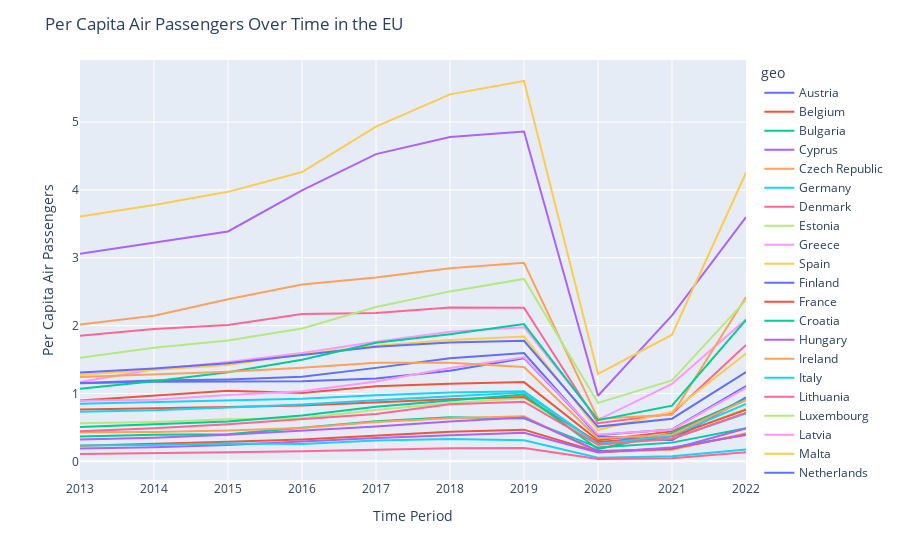
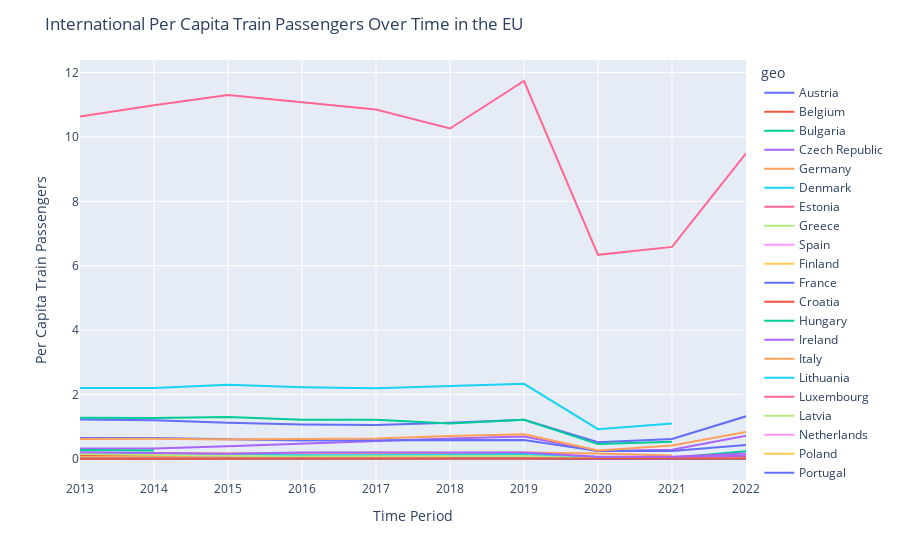

These figures' notebook cell, in order:
### Code cell
fig1 = px.line(df_air_pas_2013, x='TIME_PERIOD', y='per_capita', color='geo')
fig1.update_layout(title_text="Per Capita Air Passengers Over Time in the EU", xaxis_title='Time Period', yaxis_title='Per Capita Air Passengers')
fig1.show()

fig2 = px.line(df_train_pas_2013, x='TIME_PERIOD', y='per_capita', color='geo')
fig2.update_layout(title_text="International Per Capita Train Passengers Over Time in the EU", xaxis_title='Time Period', yaxis_title='Per Capita Train Passengers')
fig2.show()

### Figure 1 — Plotly figure (JSON) as saved in the notebook; plotly's stock layout.template omitted (floating-point values rounded to 4 significant figures)
{"data": [{"hovertemplate": "geo=Austria<br>TIME_PERIOD=%{x}<br>per_capita=%{y}<extra></extra>", "legendgroup": "Austria", "line": {"color": "#636efa", "dash": "solid"}, "marker": {"symbol": "circle"}, "mode": "lines", "name": "Austria", "orientation": "v", "showlegend": true, "type": "scatter", "x": [2013, 2014, 2015, 2016, 2017, 2018, 2019, 2020, 2021, 2022], "xaxis": "x", "y": [1.152, 1.172, 1.178, 1.181, 1.221, 1.334, 1.521, 0.3894, 0.4699, 1.111], "yaxis": "y"}, {"hovertemplate": "geo=Belgium<br>TIME_PERIOD=%{x}<br>per_capita=%{y}<extra></extra>", "legendgroup": "Belgium", "line": {"color": "#EF553B", "dash": "solid"}, "marker": {"symbol": "circle"}, "mode": "lines", "name": "Belgium", "orientation": "v", "showlegend": true, "type": "scatter", "x": [2013, 2014, 2015, 2016, 2017, 2018, 2019, 2020, 2021, 2022], "xaxis": "x", "y": [0.8956, 0.9729, 1.041, 1.006, 1.108, 1.144, 1.168, 0.3105, 0.4416, 0.9069], "yaxis": "y"}, {"hovertemplate": "geo=Bulgaria<br>TIME_PERIOD=%{x}<br>per_capita=%{y}<extra></extra>", "legendgroup": "Bulgaria", "line": {"color": "#00cc96", "dash": "solid"}, "marker": {"symbol": "circle"}, "mode": "lines", "name": "Bulgaria", "orientation": "v", "showlegend": true, "type": "scatter", "x": [2013, 2014, 2015, 2016, 2017, 2018, 2019, 2020, 2021, 2022], "xaxis": "x", "y": [0.3673, 0.3923, 0.3995, 0.4927, 0.5904, 0.6508, 0.6325, 0.2028, 0.2759, 0.4868], "yaxis": "y"}, {"hovertemplate": "geo=Cyprus<br>TIME_PERIOD=%{x}<br>per_capita=%{y}<extra></extra>", "legendgroup": "Cyprus", "line": {"color": "#ab63fa", "dash": "solid"}, "marker": {"symbol": "circle"}, "mode": "lines", "name": "Cyprus", "orientation": "v", "showlegend": true, "type": "scatter", "x": [2013, 2014, 2015, 2016, 2017, 2018, 2019, 2020, 2021, 2022], "xaxis": "x", "y": [3.061, 3.229, 3.388, 3.993, 4.528, 4.779, 4.86, 0.9665, 2.151, 3.599], "yaxis": "y"}, {"hovertemplate": "geo=Czech Republic<br>TIME_PERIOD=%{x}<br>per_capita=%{y}<extra></extra>", "legendgroup": "Czech Republic", "line": {"color": "#FFA15A", "dash": "solid"}, "marker": {"symbol": "circle"}, "mode": "lines", "name": "Czech Republic", "orientation": "v", "showlegend": true, "type": "scatter", "x": [2013, 2014, 2015, 2016, 2017, 2018, 2019, 2020, 2021, 2022], "xaxis": "x", "y": [0.4274, 0.4344, 0.4545, 0.4897, 0.5805, 0.6355, 0.6661, 0.1351, 0.1713, 0.4145], "yaxis": "y"}, {"hovertemplate": "geo=Germany<br>TIME_PERIOD=%{x}<br>per_capita=%{y}<extra></extra>", "legendgroup": "Germany", "line": {"color": "#19d3f3", "dash": "solid"}, "marker": {"symbol": "circle"}, "mode": "lines", "name": "Germany", "orientation": "v", "showlegend": true, "type": "scatter", "x": [2013, 2014, 2015, 2016, 2017, 2018, 2019, 2020, 2021, 2022], "xaxis": "x", "y": [0.8486, 0.8726, 0.9028, 0.9231, 0.9729, 1.016, 1.032, 0.2627, 0.3346, 0.7053], "yaxis": "y"}, {"hovertemplate": "geo=Denmark<br>TIME_PERIOD=%{x}<br>per_capita=%{y}<extra></extra>", "legendgroup": "Denmark", "line": {"color": "#FF6692", "dash": "solid"}, "marker": {"symbol": "circle"}, "mode": "lines", "name": "Denmark", "orientation": "v", "showlegend": true, "type": "scatter", "x": [2013, 2014, 2015, 2016, 2017, 2018, 2019, 2020, 2021, 2022], "xaxis": "x", "y": [1.853, 1.949, 2.01, 2.17, 2.187, 2.269, 2.264, 0.5621, 0.7002, 1.715], "yaxis": "y"}, {"hovertemplate": "geo=Estonia<br>TIME_PERIOD=%{x}<br>per_capita=%{y}<extra></extra>", "legendgroup": "Estonia", "line": {"color": "#B6E880", "dash": "solid"}, "marker": {"symbol": "circle"}, "mode": "lines", "name": "Estonia", "orientation": "v", "showlegend": true, "type": "scatter", "x": [2013, 2014, 2015, 2016, 2017, 2018, 2019, 2020, 2021, 2022], "xaxis": "x", "y": [0.5608, 0.5802, 0.6212, 0.6362, 0.7571, 0.8584, 0.9296, 0.244, 0.3674, 0.7752], "yaxis": "y"}, {"hovertemplate": "geo=Greece<br>TIME_PERIOD=%{x}<br>per_capita=%{y}<extra></extra>", "legendgroup": "Greece", "line": {"color": "#FF97FF", "dash": "solid"}, "marker": {"symbol": "circle"}, "mode": "lines", "name": "Greece", "orientation": "v", "showlegend": true, "type": "scatter", "x": [2013, 2014, 2015, 2016, 2017, 2018, 2019, 2020, 2021, 2022], "xaxis": "x", "y": [1.169, 1.353, 1.466, 1.596, 1.761, 1.909, 1.977, 0.6116, 1.141, 2.092], "yaxis": "y"}, {"hovertemplate": "geo=Spain<br>TIME_PERIOD=%{x}<br>per_capita=%{y}<extra></extra>", "legendgroup": "Spain", "line": {"color": "#FECB52", "dash": "solid"}, "marker": {"symbol": "circle"}, "mode": "lines", "name": "Spain", "orientation": "v", "showlegend": true, "type": "scatter", "x": [2013, 2014, 2015, 2016, 2017, 2018, 2019, 2020, 2021, 2022], "xaxis": "x", "y": [1.276, 1.344, 1.421, 1.578, 1.705, 1.787, 1.838, 0.4616, 0.7329, 1.59], "yaxis": "y"}, {"hovertemplate": "geo=Finland<br>TIME_PERIOD=%{x}<br>per_capita=%{y}<extra></extra>", "legendgroup": "Finland", "line": {"color": "#636efa", "dash": "solid"}, "marker": {"symbol": "circle"}, "mode": "lines", "name": "Finland", "orientation": "v", "showlegend": true, "type": "scatter", "x": [2013, 2014, 2015, 2016, 2017, 2018, 2019, 2020, 2021, 2022], "xaxis": "x", "y": [1.154, 1.191, 1.208, 1.247, 1.377, 1.52, 1.595, 0.3714, 0.3111, 0.941], "yaxis": "y"}, {"hovertemplate": "geo=France<br>TIME_PERIOD=%{x}<br>per_capita=%{y}<extra></extra>", "legendgroup": "France", "line": {"color": "#EF553B", "dash": "solid"}, "marker": {"symbol": "circle"}, "mode": "lines", "name": "France", "orientation": "v", "showlegend": true, "type": "scatter", "x": [2013, 2014, 2015, 2016, 2017, 2018, 2019, 2020, 2021, 2022], "xaxis": "x", "y": [0.765, 0.779, 0.8012, 0.8241, 0.8719, 0.9136, 0.9494, 0.2848, 0.3689, 0.7606], "yaxis": "y"}, {"hovertemplate": "geo=Croatia<br>TIME_PERIOD=%{x}<br>per_capita=%{y}<extra></extra>", "legendgroup": "Croatia", "line": {"color": "#00cc96", "dash": "solid"}, "marker": {"symbol": "circle"}, "mode": "lines", "name": "Croatia", "orientation": "v", "showlegend": true, "type": "scatter", "x": [2013, 2014, 2015, 2016, 2017, 2018, 2019, 2020, 2021, 2022], "xaxis": "x", "y": [0.5075, 0.5466, 0.5879, 0.6743, 0.8046, 0.896, 0.9851, 0.181, 0.4175, 0.9215], "yaxis": "y"}, {"hovertemplate": "geo=Hungary<br>TIME_PERIOD=%{x}<br>per_capita=%{y}<extra></extra>", "legendgroup": "Hungary", "line": {"color": "#ab63fa", "dash": "solid"}, "marker": {"symbol": "circle"}, "mode": "lines", "name": "Hungary", "orientation": "v", "showlegend": true, "type": "scatter", "x": [2013, 2014, 2015, 2016, 2017, 2018, 2019, 2020, 2021, 2022], "xaxis": "x", "y": [0.322, 0.3465, 0.3923, 0.4484, 0.5151, 0.5867, 0.646, 0.1533, 0.1812, 0.4835], "yaxis": "y"}, {"hovertemplate": "geo=Ireland<br>TIME_PERIOD=%{x}<br>per_capita=%{y}<extra></extra>", "legendgroup": "Ireland", "line": {"color": "#FFA15A", "dash": "solid"}, "marker": {"symbol": "circle"}, "mode": "lines", "name": "Ireland", "orientation": "v", "showlegend": true, "type": "scatter", "x": [2013, 2014, 2015, 2016, 2017, 2018, 2019, 2020, 2021, 2022], "xaxis": "x", "y": [2.017, 2.144, 2.388, 2.607, 2.708, 2.844, 2.925, 0.6296, 0.6869, 2.421], "yaxis": "y"}, {"hovertemplate": "geo=Italy<br>TIME_PERIOD=%{x}<br>per_capita=%{y}<extra></extra>", "legendgroup": "Italy", "line": {"color": "#19d3f3", "dash": "solid"}, "marker": {"symbol": "circle"}, "mode": "lines", "name": "Italy", "orientation": "v", "showlegend": true, "type": "scatter", "x": [2013, 2014, 2015, 2016, 2017, 2018, 2019, 2020, 2021, 2022], "xaxis": "x", "y": [0.7301, 0.7535, 0.7938, 0.8379, 0.9003, 0.9584, 1.015, 0.2561, 0.381, 0.848], "yaxis": "y"}, {"hovertemplate": "geo=Lithuania<br>TIME_PERIOD=%{x}<br>per_capita=%{y}<extra></extra>", "legendgroup": "Lithuania", "line": {"color": "#FF6692", "dash": "solid"}, "marker": {"symbol": "circle"}, "mode": "lines", "name": "Lithuania", "orientation": "v", "showlegend": true, "type": "scatter", "x": [2013, 2014, 2015, 2016, 2017, 2018, 2019, 2020, 2021, 2022], "xaxis": "x", "y": [0.4429, 0.4878, 0.547, 0.6265, 0.6963, 0.8416, 0.88, 0.2441, 0.3332, 0.7185], "yaxis": "y"}, {"hovertemplate": "geo=Luxembourg<br>TIME_PERIOD=%{x}<br>per_capita=%{y}<extra></extra>", "legendgroup": "Luxembourg", "line": {"color": "#B6E880", "dash": "solid"}, "marker": {"symbol": "circle"}, "mode": "lines", "name": "Luxembourg", "orientation": "v", "showlegend": true, "type": "scatter", "x": [2013, 2014, 2015, 2016, 2017, 2018, 2019, 2020, 2021, 2022], "xaxis": "x", "y": [1.527, 1.674, 1.781, 1.958, 2.275, 2.505, 2.688, 0.8611, 1.193, 2.376], "yaxis": "y"}, {"hovertemplate": "geo=Latvia<br>TIME_PERIOD=%{x}<br>per_capita=%{y}<extra></extra>", "legendgroup": "Latvia", "line": {"color": "#FF97FF", "dash": "solid"}, "marker": {"symbol": "circle"}, "mode": "lines", "name": "Latvia", "orientation": "v", "showlegend": true, "type": "scatter", "x": [2013, 2014, 2015, 2016, 2017, 2018, 2019, 2020, 2021, 2022], "xaxis": "x", "y": [0.8932, 0.907, 0.9794, 1.034, 1.178, 1.375, 1.533, 0.3953, 0.4664, 1.082], "yaxis": "y"}, {"hovertemplate": "geo=Malta<br>TIME_PERIOD=%{x}<br>per_capita=%{y}<extra></extra>", "legendgroup": "Malta", "line": {"color": "#FECB52", "dash": "solid"}, "marker": {"symbol": "circle"}, "mode": "lines", "name": "Malta", "orientation": "v", "showlegend": true, "type": "scatter", "x": [2013, 2014, 2015, 2016, 2017, 2018, 2019, 2020, 2021, 2022], "xaxis": "x", "y": [3.607, 3.776, 3.971, 4.264, 4.934, 5.408, 5.605, 1.287, 1.866, 4.253], "yaxis": "y"}, {"hovertemplate": "geo=Netherlands<br>TIME_PERIOD=%{x}<br>per_capita=%{y}<extra></extra>", "legendgroup": "Netherlands", "line": {"color": "#636efa", "dash": "solid"}, "marker": {"symbol": "circle"}, "mode": "lines", "name": "Netherlands", "orientation": "v", "showlegend": true, "type": "scatter", "x": [2013, 2014, 2015, 2016, 2017, 2018, 2019, 2020, 2021, 2022], "xaxis": "x", "y": [1.308, 1.369, 1.444, 1.565, 1.687, 1.752, 1.776, 0.5124, 0.6291, 1.317], "yaxis": "y"}, {"hovertemplate": "geo=Poland<br>TIME_PERIOD=%{x}<br>per_capita=%{y}<extra></extra>", "legendgroup": "Poland", "line": {"color": "#EF553B", "dash": "solid"}, "marker": {"symbol": "circle"}, "mode": "lines", "name": "Poland", "orientation": "v", "showlegend": true, "type": "scatter", "x": [2013, 2014, 2015, 2016, 2017, 2018, 2019, 2020, 2021, 2022], "xaxis": "x", "y": [0.2311, 0.2557, 0.2875, 0.3212, 0.3751, 0.4356, 0.4673, 0.1377, 0.1887, 0.395], "yaxis": "y"}, {"hovertemplate": "geo=Portugal<br>TIME_PERIOD=%{x}<br>per_capita=%{y}<extra></extra>", "legendgroup": "Portugal", "line": {"color": "#00cc96", "dash": "solid"}, "marker": {"symbol": "circle"}, "mode": "lines", "name": "Portugal", "orientation": "v", "showlegend": true, "type": "scatter", "x": [2013, 2014, 2015, 2016, 2017, 2018, 2019, 2020, 2021, 2022], "xaxis": "x", "y": [1.07, 1.18, 1.312, 1.496, 1.748, 1.874, 2.023, 0.6076, 0.8203, 2.084], "yaxis": "y"}, {"hovertemplate": "geo=Romania<br>TIME_PERIOD=%{x}<br>per_capita=%{y}<extra></extra>", "legendgroup": "Romania", "line": {"color": "#ab63fa", "dash": "solid"}, "marker": {"symbol": "circle"}, "mode": "lines", "name": "Romania", "orientation": "v", "showlegend": true, "type": "scatter", "x": [2013, 2014, 2015, 2016, 2017, 2018, 2019, 2020, 2021, 2022], "xaxis": "x", "y": [0.1891, 0.2067, 0.2393, 0.2899, 0.3451, 0.3833, 0.4199, 0.1297, 0.2044, 0.3878], "yaxis": "y"}, {"hovertemplate": "geo=Sweden<br>TIME_PERIOD=%{x}<br>per_capita=%{y}<extra></extra>", "legendgroup": "Sweden", "line": {"color": "#FFA15A", "dash": "solid"}, "marker": {"symbol": "circle"}, "mode": "lines", "name": "Sweden", "orientation": "v", "showlegend": true, "type": "scatter", "x": [2013, 2014, 2015, 2016, 2017, 2018, 2019, 2020, 2021, 2022], "xaxis": "x", "y": [1.244, 1.284, 1.319, 1.38, 1.454, 1.455, 1.39, 0.341, 0.3932, 0.9055], "yaxis": "y"}, {"hovertemplate": "geo=Slovenia<br>TIME_PERIOD=%{x}<br>per_capita=%{y}<extra></extra>", "legendgroup": "Slovenia", "line": {"color": "#19d3f3", "dash": "solid"}, "marker": {"symbol": "circle"}, "mode": "lines", "name": "Slovenia", "orientation": "v", "showlegend": true, "type": "scatter", "x": [2013, 2014, 2015, 2016, 2017, 2018, 2019, 2020, 2021, 2022], "xaxis": "x", "y": [0.2324, 0.2397, 0.2631, 0.2571, 0.3078, 0.3311, 0.3123, 0.0519, 0.07516, 0.1738], "yaxis": "y"}, {"hovertemplate": "geo=Slovakia<br>TIME_PERIOD=%{x}<br>per_capita=%{y}<extra></extra>", "legendgroup": "Slovakia", "line": {"color": "#FF6692", "dash": "solid"}, "marker": {"symbol": "circle"}, "mode": "lines", "name": "Slovakia", "orientation": "v", "showlegend": true, "type": "scatter", "x": [2013, 2014, 2015, 2016, 2017, 2018, 2019, 2020, 2021, 2022], "xaxis": "x", "y": [0.1088, 0.1166, 0.1355, 0.1503, 0.1671, 0.194, 0.1969, 0.03467, 0.04445, 0.1351], "yaxis": "y"}], "layout": {"legend": {"title": {"text": "geo"}, "tracegroupgap": 0}, "margin": {"t": 60}, "title": {"text": "Per Capita Air Passengers Over Time in the EU"}, "xaxis": {"anchor": "y", "domain": [0, 1], "title": {"text": "Time Period"}}, "yaxis": {"anchor": "x", "domain": [0, 1], "title": {"text": "Per Capita Air Passengers"}}}}

### Figure 2 — Plotly figure (JSON) as saved in the notebook; plotly's stock layout.template omitted (floating-point values rounded to 4 significant figures)
{"data": [{"hovertemplate": "geo=Austria<br>TIME_PERIOD=%{x}<br>per_capita=%{y}<extra></extra>", "legendgroup": "Austria", "line": {"color": "#636efa", "dash": "solid"}, "marker": {"symbol": "circle"}, "mode": "lines", "name": "Austria", "orientation": "v", "showlegend": true, "type": "scatter", "x": [2013, 2014, 2015, 2016, 2017, 2018, 2019, 2020, 2021, 2022], "xaxis": "x", "y": [1.227, 1.203, 1.126, 1.069, 1.057, 1.124, 1.218, 0.5183, 0.6221, 1.325], "yaxis": "y"}, {"hovertemplate": "geo=Belgium<br>TIME_PERIOD=%{x}<br>per_capita=%{y}<extra></extra>", "legendgroup": "Belgium", "line": {"color": "#EF553B", "dash": "solid"}, "marker": {"symbol": "circle"}, "mode": "lines", "name": "Belgium", "orientation": "v", "showlegend": true, "type": "scatter", "x": [2013, 2014, 2015, 2016, 2017, 2018, 2019, 2020, 2021, 2022], "xaxis": "x", "y": [null, null, null, null, null, null, null, null, null, null], "yaxis": "y"}, {"hovertemplate": "geo=Bulgaria<br>TIME_PERIOD=%{x}<br>per_capita=%{y}<extra></extra>", "legendgroup": "Bulgaria", "line": {"color": "#00cc96", "dash": "solid"}, "marker": {"symbol": "circle"}, "mode": "lines", "name": "Bulgaria", "orientation": "v", "showlegend": true, "type": "scatter", "x": [2013, 2014, 2015, 2016, 2017, 2018, 2019, 2020, 2021, 2022], "xaxis": "x", "y": [0.04558, 0.03989, 0.03249, 0.07199, 0.1104, 0.1128, 0.1491, 0.04301, 0.03962, 0.2398], "yaxis": "y"}, {"hovertemplate": "geo=Czech Republic<br>TIME_PERIOD=%{x}<br>per_capita=%{y}<extra></extra>", "legendgroup": "Czech Republic", "line": {"color": "#ab63fa", "dash": "solid"}, "marker": {"symbol": "circle"}, "mode": "lines", "name": "Czech Republic", "orientation": "v", "showlegend": true, "type": "scatter", "x": [2013, 2014, 2015, 2016, 2017, 2018, 2019, 2020, 2021, 2022], "xaxis": "x", "y": [0.3232, 0.3282, 0.3957, 0.48, 0.5474, 0.6385, 0.6966, 0.2459, 0.2896, 0.72], "yaxis": "y"}, {"hovertemplate": "geo=Germany<br>TIME_PERIOD=%{x}<br>per_capita=%{y}<extra></extra>", "legendgroup": "Germany", "line": {"color": "#FFA15A", "dash": "solid"}, "marker": {"symbol": "circle"}, "mode": "lines", "name": "Germany", "orientation": "v", "showlegend": true, "type": "scatter", "x": [2013, 2014, 2015, 2016, 2017, 2018, 2019, 2020, 2021], "xaxis": "x", "y": [0.1881, 0.1864, 0.1726, 0.1695, 0.1921, 0.1859, 0.205, 0.1735, 0.112], "yaxis": "y"}, {"hovertemplate": "geo=Denmark<br>TIME_PERIOD=%{x}<br>per_capita=%{y}<extra></extra>", "legendgroup": "Denmark", "line": {"color": "#19d3f3", "dash": "solid"}, "marker": {"symbol": "circle"}, "mode": "lines", "name": "Denmark", "orientation": "v", "showlegend": true, "type": "scatter", "x": [2013, 2014, 2015, 2016, 2017, 2018, 2019, 2020, 2021], "xaxis": "x", "y": [2.204, 2.204, 2.304, 2.228, 2.198, 2.265, 2.333, 0.925, 1.104], "yaxis": "y"}, {"hovertemplate": "geo=Estonia<br>TIME_PERIOD=%{x}<br>per_capita=%{y}<extra></extra>", "legendgroup": "Estonia", "line": {"color": "#FF6692", "dash": "solid"}, "marker": {"symbol": "circle"}, "mode": "lines", "name": "Estonia", "orientation": "v", "showlegend": true, "type": "scatter", "x": [2013, 2014, 2015, 2016, 2017, 2018, 2019, 2020, 2021, 2022], "xaxis": "x", "y": [0.09241, 0.07372, 0.04183, 0.07827, 0.08133, 0.08111, 0.08454, 0.00602, 0, 0], "yaxis": "y"}, {"hovertemplate": "geo=Greece<br>TIME_PERIOD=%{x}<br>per_capita=%{y}<extra></extra>", "legendgroup": "Greece", "line": {"color": "#B6E880", "dash": "solid"}, "marker": {"symbol": "circle"}, "mode": "lines", "name": "Greece", "orientation": "v", "showlegend": true, "type": "scatter", "x": [2013, 2014, 2015, 2016, 2017, 2018, 2019, 2020, 2021, 2022], "xaxis": "x", "y": [0.0004544, 0.003935, 0.002947, 0.001947, 0.002043, 0.001583, 0.0007459, 0, 0, 0], "yaxis": "y"}, {"hovertemplate": "geo=Spain<br>TIME_PERIOD=%{x}<br>per_capita=%{y}<extra></extra>", "legendgroup": "Spain", "line": {"color": "#FF97FF", "dash": "solid"}, "marker": {"symbol": "circle"}, "mode": "lines", "name": "Spain", "orientation": "v", "showlegend": true, "type": "scatter", "x": [2013, 2014, 2015, 2016, 2017, 2018, 2019, 2020, 2021, 2022], "xaxis": "x", "y": [0.008261, 0.02191, 0.02237, 0.02293, 0.023, 0.02205, 0.02258, 0.005873, 0.008207, 0.01693], "yaxis": "y"}, {"hovertemplate": "geo=Finland<br>TIME_PERIOD=%{x}<br>per_capita=%{y}<extra></extra>", "legendgroup": "Finland", "line": {"color": "#FECB52", "dash": "solid"}, "marker": {"symbol": "circle"}, "mode": "lines", "name": "Finland", "orientation": "v", "showlegend": true, "type": "scatter", "x": [2013, 2014, 2015, 2016, 2017, 2018, 2019, 2020, 2021, 2022], "xaxis": "x", "y": [0.1102, 0.09502, 0.07822, 0.08237, 0.09958, 0.1001, 0.1158, 0.02136, 0.0007228, 0.005587], "yaxis": "y"}, {"hovertemplate": "geo=France<br>TIME_PERIOD=%{x}<br>per_capita=%{y}<extra></extra>", "legendgroup": "France", "line": {"color": "#636efa", "dash": "solid"}, "marker": {"symbol": "circle"}, "mode": "lines", "name": "France", "orientation": "v", "showlegend": true, "type": "scatter", "x": [2013, 2014, 2015, 2016, 2017, 2018, 2019, 2020, 2021, 2022], "xaxis": "x", "y": [0.6487, 0.6498, 0.6097, 0.5713, 0.5856, 0.5875, 0.593, 0.2448, 0.246, 0.4318], "yaxis": "y"}, {"hovertemplate": "geo=Croatia<br>TIME_PERIOD=%{x}<br>per_capita=%{y}<extra></extra>", "legendgroup": "Croatia", "line": {"color": "#EF553B", "dash": "solid"}, "marker": {"symbol": "circle"}, "mode": "lines", "name": "Croatia", "orientation": "v", "showlegend": true, "type": "scatter", "x": [2013, 2014, 2015, 2016, 2017, 2018, 2019, 2020, 2021, 2022], "xaxis": "x", "y": [0.09526, 0.08501, 0.07526, 0.07111, 0.06981, 0.07332, 0.07409, 0.03376, 0.05252, 0.09166], "yaxis": "y"}, {"hovertemplate": "geo=Hungary<br>TIME_PERIOD=%{x}<br>per_capita=%{y}<extra></extra>", "legendgroup": "Hungary", "line": {"color": "#00cc96", "dash": "solid"}, "marker": {"symbol": "circle"}, "mode": "lines", "name": "Hungary", "orientation": "v", "showlegend": true, "type": "scatter", "x": [2013, 2014, 2015, 2016, 2017, 2018, 2019, 2020, 2021, 2022], "xaxis": "x", "y": [0.283, 0.2635, null, null, null, null, null, null, null, null], "yaxis": "y"}, {"hovertemplate": "geo=Ireland<br>TIME_PERIOD=%{x}<br>per_capita=%{y}<extra></extra>", "legendgroup": "Ireland", "line": {"color": "#ab63fa", "dash": "solid"}, "marker": {"symbol": "circle"}, "mode": "lines", "name": "Ireland", "orientation": "v", "showlegend": true, "type": "scatter", "x": [2013, 2014, 2015, 2016, 2017, 2018, 2019, 2020, 2021, 2022], "xaxis": "x", "y": [0.1668, 0.1537, 0.06691, 0.07236, 0.07838, 0.08571, 0.08319, 0.028, 0.05393, 0.1069], "yaxis": "y"}, {"hovertemplate": "geo=Italy<br>TIME_PERIOD=%{x}<br>per_capita=%{y}<extra></extra>", "legendgroup": "Italy", "line": {"color": "#FFA15A", "dash": "solid"}, "marker": {"symbol": "circle"}, "mode": "lines", "name": "Italy", "orientation": "v", "showlegend": true, "type": "scatter", "x": [2013, 2014, 2015, 2016, 2017, 2018, 2019, 2020, 2021], "xaxis": "x", "y": [0.05237, 0.05174, 0.05714, 0.04899, 0.04417, 0.04292, 0.04786, 0.01715, 0.03091], "yaxis": "y"}, {"hovertemplate": "geo=Lithuania<br>TIME_PERIOD=%{x}<br>per_capita=%{y}<extra></extra>", "legendgroup": "Lithuania", "line": {"color": "#19d3f3", "dash": "solid"}, "marker": {"symbol": "circle"}, "mode": "lines", "name": "Lithuania", "orientation": "v", "showlegend": true, "type": "scatter", "x": [2013, 2014, 2015, 2016, 2017, 2018, 2019, 2020, 2021, 2022], "xaxis": "x", "y": [0.181, 0.1542, 0.1232, 0.1163, 0.1131, 0.1303, 0.1528, 0.02398, 0, 0.001426], "yaxis": "y"}, {"hovertemplate": "geo=Luxembourg<br>TIME_PERIOD=%{x}<br>per_capita=%{y}<extra></extra>", "legendgroup": "Luxembourg", "line": {"color": "#FF6692", "dash": "solid"}, "marker": {"symbol": "circle"}, "mode": "lines", "name": "Luxembourg", "orientation": "v", "showlegend": true, "type": "scatter", "x": [2013, 2014, 2015, 2016, 2017, 2018, 2019, 2020, 2021, 2022], "xaxis": "x", "y": [10.63, 10.98, 11.3, 11.07, 10.85, 10.26, 11.73, 6.338, 6.584, 9.486], "yaxis": "y"}, {"hovertemplate": "geo=Latvia<br>TIME_PERIOD=%{x}<br>per_capita=%{y}<extra></extra>", "legendgroup": "Latvia", "line": {"color": "#B6E880", "dash": "solid"}, "marker": {"symbol": "circle"}, "mode": "lines", "name": "Latvia", "orientation": "v", "showlegend": true, "type": "scatter", "x": [2013, 2014, 2015, 2016, 2017, 2018, 2019, 2020, 2021, 2022], "xaxis": "x", "y": [0.1532, 0.1259, 0.09013, 0.07974, 0.08564, 0.08582, 0.09375, 0.01363, 0.002641, 0.007997], "yaxis": "y"}, {"hovertemplate": "geo=Netherlands<br>TIME_PERIOD=%{x}<br>per_capita=%{y}<extra></extra>", "legendgroup": "Netherlands", "line": {"color": "#FF97FF", "dash": "solid"}, "marker": {"symbol": "circle"}, "mode": "lines", "name": "Netherlands", "orientation": "v", "showlegend": true, "type": "scatter", "x": [2013, 2014, 2015, 2016, 2017, 2018, 2019, 2020, 2021, 2022], "xaxis": "x", "y": [null, null, null, null, null, null, null, null, null, null], "yaxis": "y"}, {"hovertemplate": "geo=Poland<br>TIME_PERIOD=%{x}<br>per_capita=%{y}<extra></extra>", "legendgroup": "Poland", "line": {"color": "#FECB52", "dash": "solid"}, "marker": {"symbol": "circle"}, "mode": "lines", "name": "Poland", "orientation": "v", "showlegend": true, "type": "scatter", "x": [2013, 2014, 2015, 2016, 2017, 2018, 2019, 2020, 2021, 2022], "xaxis": "x", "y": [0.04839, 0.03751, 0.0301, 0.0301, 0.04077, 0.048, null, null, null, 0.06297], "yaxis": "y"}, {"hovertemplate": "geo=Portugal<br>TIME_PERIOD=%{x}<br>per_capita=%{y}<extra></extra>", "legendgroup": "Portugal", "line": {"color": "#636efa", "dash": "solid"}, "marker": {"symbol": "circle"}, "mode": "lines", "name": "Portugal", "orientation": "v", "showlegend": true, "type": "scatter", "x": [2013, 2014, 2015, 2016, 2017, 2018, 2019, 2020, 2021, 2022], "xaxis": "x", "y": [0.01278, 0.01496, 0.02178, 0.02263, 0.02435, 0.01681, 0.01732, 0.002331, 0.002525, 0.01072], "yaxis": "y"}, {"hovertemplate": "geo=Romania<br>TIME_PERIOD=%{x}<br>per_capita=%{y}<extra></extra>", "legendgroup": "Romania", "line": {"color": "#EF553B", "dash": "solid"}, "marker": {"symbol": "circle"}, "mode": "lines", "name": "Romania", "orientation": "v", "showlegend": true, "type": "scatter", "x": [2013, 2014, 2015, 2016, 2017, 2018, 2019, 2020, 2021, 2022], "xaxis": "x", "y": [0.01164, 0.01128, 0.01092, 0.01027, 0.00957, 0.00901, 0.01051, 0.004035, 0.005312, 0.01586], "yaxis": "y"}, {"hovertemplate": "geo=Sweden<br>TIME_PERIOD=%{x}<br>per_capita=%{y}<extra></extra>", "legendgroup": "Sweden", "line": {"color": "#00cc96", "dash": "solid"}, "marker": {"symbol": "circle"}, "mode": "lines", "name": "Sweden", "orientation": "v", "showlegend": true, "type": "scatter", "x": [2013, 2014, 2015, 2016, 2017, 2018, 2019, 2020, 2021, 2022], "xaxis": "x", "y": [1.283, 1.271, 1.302, 1.218, 1.215, 1.103, 1.219, 0.463, 0.5361, null], "yaxis": "y"}, {"hovertemplate": "geo=Slovenia<br>TIME_PERIOD=%{x}<br>per_capita=%{y}<extra></extra>", "legendgroup": "Slovenia", "line": {"color": "#ab63fa", "dash": "solid"}, "marker": {"symbol": "circle"}, "mode": "lines", "name": "Slovenia", "orientation": "v", "showlegend": true, "type": "scatter", "x": [2013, 2014, 2015, 2016, 2017, 2018, 2019, 2020, 2021, 2022], "xaxis": "x", "y": [0.2098, 0.1849, 0.1663, 0.203, 0.1985, 0.2071, 0.2033, 0.06632, 0.06828, 0.1737], "yaxis": "y"}, {"hovertemplate": "geo=Slovakia<br>TIME_PERIOD=%{x}<br>per_capita=%{y}<extra></extra>", "legendgroup": "Slovakia", "line": {"color": "#FFA15A", "dash": "solid"}, "marker": {"symbol": "circle"}, "mode": "lines", "name": "Slovakia", "orientation": "v", "showlegend": true, "type": "scatter", "x": [2013, 2014, 2015, 2016, 2017, 2018, 2019, 2020, 2021, 2022], "xaxis": "x", "y": [0.6171, 0.6263, 0.6089, 0.6161, 0.6333, 0.7137, 0.7676, 0.264, 0.4191, 0.8402], "yaxis": "y"}], "layout": {"legend": {"title": {"text": "geo"}, "tracegroupgap": 0}, "margin": {"t": 60}, "title": {"text": "International Per Capita Train Passengers Over Time in the EU"}, "xaxis": {"anchor": "y", "domain": [0, 1], "title": {"text": "Time Period"}}, "yaxis": {"anchor": "x", "domain": [0, 1], "title": {"text": "Per Capita Train Passengers"}}}}
